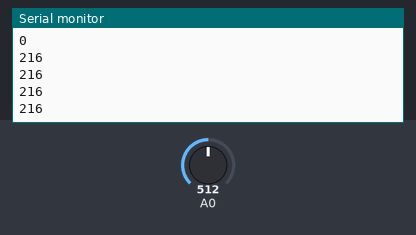
Simulated run of this sketch. Board: ESP8266 (NodeMCU). Shown: the last lines printed to the serial monitor. The test bench sets the inputs (shaded band); at power-on: A0 = 512. WiFi joins after 1.5 s; servers stay silent unless stated; uploads are accepted with an empty reply; EEPROM starts erased.

Above: at 6.2 s.
6.3 s: A0 set to 716
At 6.82 s:
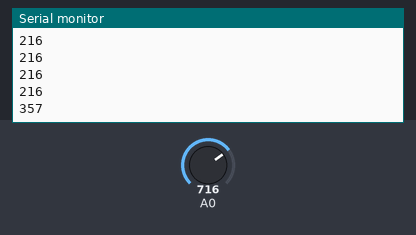
7.8 s: A0 set to 900
At 10.61 s:
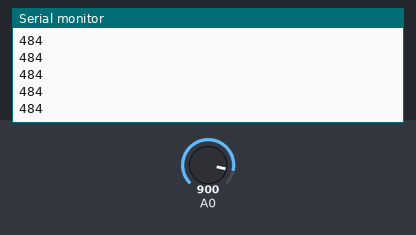
Timing chart, 0 to 12.1 s (numbered marks = the images above; inputs shaded):
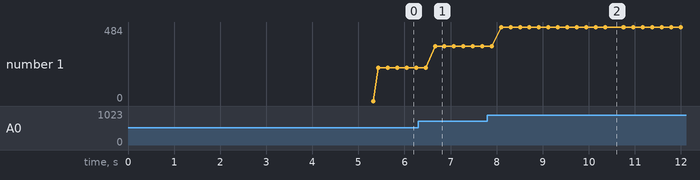

The sketch:

tank.ino
```cpp
/*
#define BLYNK_TEMPLATE_ID "TMPL6OXV1bmFt"
#define BLYNK_TEMPLATE_NAME "Support"
#define BLYNK_AUTH_TOKEN "7sISC1fJBO2OhzgOrlCUbspnne6I3LWr"
*/
#define BLYNK_TEMPLATE_ID "TMPL6H_Q3XkK9"
#define BLYNK_TEMPLATE_NAME "SUPPORT DEACTIVE"
#define BLYNK_AUTH_TOKEN "IXPS9jkvL6tmMMOqPhhn4YTfXimuEGu4"

#define BLYNK_FIRMWARE_VERSION "CC.TANK"
#define BLYNK_PRINT Serial
#define APP_DEBUG

const char* ssid = "Wifi";
const char* password = "Password";

#include <BlynkSimpleEsp8266.h>
#include <ESP8266WiFi.h>
#include <EEPROM.h>

#include <ESP8266HTTPClient.h>
WiFiClient client;
HTTPClient http;
String server_name = "http://sgp1.blynk.cloud/external/api/";
String Main = "vcz0jVXPSGPK6XmFP5Dqi_etQA32VNPL";

float thetich;
int xlength = 2400;
int width = 1230;
int height = 314;
byte reboot_num;
int save_num;

#define filterSamples 121
int sensSmoothArray1[filterSamples];  // array for holding raw sensor values for sensor1
int smoothDistance;                   // variables for sensor1 data
//----------------------------------------------------------------------------
int digitalSmooth(int rawIn, int* sensSmoothArray) {  // "int *sensSmoothArray" passes an array to the function - the asterisk indicates the array name is a pointer
  int j, k, temp, top, bottom;
  long total;
  static int i;
  static int sorted[filterSamples];
  boolean done;

  i = (i + 1) % filterSamples;  // increment counter and roll over if necc. -  % (modulo operator) rolls over variable
  sensSmoothArray[i] = rawIn;   // input new data into the oldest slot

  // Serial.print("raw = ");

  for (j = 0; j < filterSamples; j++) {  // transfer data array into anther array for sorting and averaging
    sorted[j] = sensSmoothArray[j];
  }

  done = 0;            // flag to know when we're done sorting
  while (done != 1) {  // simple swap sort, sorts numbers from lowest to highest
    done = 1;
    for (j = 0; j < (filterSamples - 1); j++) {
      if (sorted[j] > sorted[j + 1]) {  // numbers are out of order - swap
        temp = sorted[j + 1];
        sorted[j + 1] = sorted[j];
        sorted[j] = temp;
        done = 0;
      }
    }
  }
  bottom = max(((filterSamples * 20) / 100), 1);
  top = min((((filterSamples * 80) / 100) + 1), (filterSamples - 1));  // the + 1 is to make up for asymmetry caused by integer rounding
  k = 0;
  total = 0;
  for (j = bottom; j < top; j++) {
    total += sorted[j];  // total remaining indices
    k++;
  }
  return total / k;  // divide by number of samples
}
//---------------------------------------------------------------------------------
long distance, distance1;  // Duration used to calculate distance

BlynkTimer timer;
BLYNK_CONNECTED() {
}

void send_data() {
  String server_path = server_name + "batch/update?token=" + Main + "&V26=" + smoothDistance + "&V25=" + thetich + "&V40=" + 1;
  http.begin(client, server_path.c_str());
  int httpResponseCode = http.GET();
  if (httpResponseCode > 0) {
    String payload = http.getString();
  }
  http.end();
}

void savedata() {
  save_num = save_num + 1;
  EEPROM.begin(512);
  delay(20);
  EEPROM.put(160, reboot_num);
  EEPROM.put(166, save_num);
  EEPROM.commit();
  EEPROM.end();
}

void connectionstatus() {
  if ((WiFi.status() != WL_CONNECTED)) {
    //Serial.println("Khong ket noi WIFI");
  }
  if ((WiFi.status() == WL_CONNECTED) && (!Blynk.connected())) {
    reboot_num = reboot_num + 1;
    savedata();
    //Serial.print("reboot_num: ");
    //Serial.println(reboot_num);
    if (reboot_num == 1 || reboot_num == 2) {
      //Serial.println("Restart...");
      //Serial.print("reboot_num: ");
      //Serial.println(reboot_num);
      delay(1000);
      ESP.restart();
    }
    if (reboot_num % 5 == 0) {
      //Serial.print("reboot_num: ");
      //Serial.println(reboot_num);
      delay(1000);
      ESP.restart();
    }
  }
  if (Blynk.connected()) {
    if (reboot_num != 0) {
      reboot_num = 0;
      savedata();
    }
    //Serial.print("reboot_num: ");
    //Serial.println(reboot_num);
    //Serial.println("Blynk OK");
    //Blynk.virtualWrite(V35, save_num);
  }
}
//---------------------------------------------------------
void MeasureCmForSmoothing() {
  float sensorValue = analogRead(A0);
  Serial.println(distance1);
  distance1 = (((sensorValue - 198) * 500) / (923 - 198));  // 915,74 (R=147.7)
  if (distance1 > 0) {
    smoothDistance = digitalSmooth(distance1, sensSmoothArray1);
    thetich = (xlength * smoothDistance * width) / 1000000;
  }
}
//---------------------------------------------------------------------------------
void setup() {
  Serial.begin(9600);
  WiFi.mode(WIFI_STA);
  WiFi.begin(ssid, password);
  Blynk.config(BLYNK_AUTH_TOKEN);
  delay(5000);

  EEPROM.begin(512);
  delay(20);
  EEPROM.get(160, reboot_num);
  EEPROM.get(166, save_num);
  EEPROM.end();
  timer.setInterval(205, MeasureCmForSmoothing);
  timer.setInterval(5529, send_data);
  timer.setInterval(300015, connectionstatus);  //5p
}
void loop() {
  Blynk.run();
  timer.run();
}
```

Measured:
- after the input at 6.3 s, the serial monitor: prints a new line after 0.36 s (image 1)
- after the input at 7.8 s, the serial monitor: prints a new line after 0.30 s (image 2)
- plotted number 1: 216 → 357 after the input at 6.3 s, 357 → 484 after the input at 7.8 s
